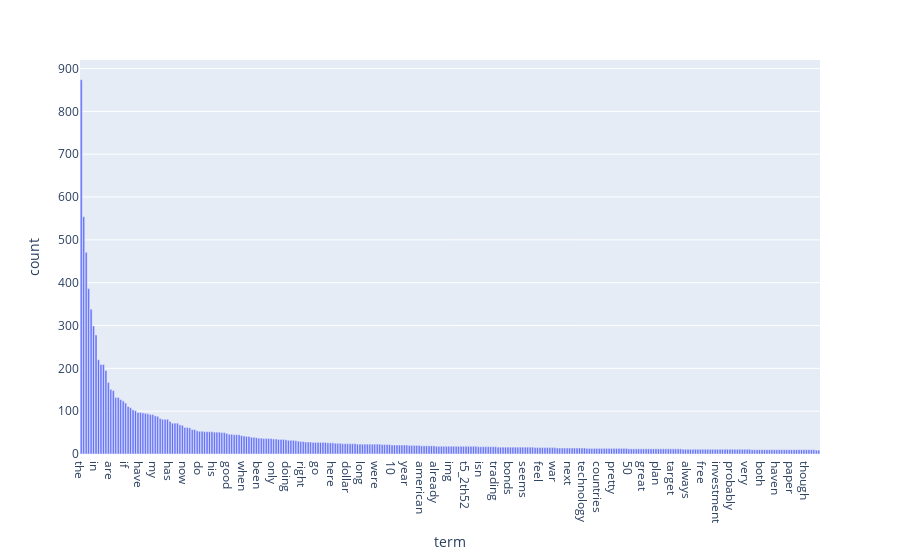

Notebook source saved alongside this figure:
### Markdown cell above
### >>> Exercise 14
Additionally, you can attempt to sort the terms on the `x-axis` by frequency instead of in alphabetical order. This way the visualization is more meaninfgul and you will be able to observe the so called [long tail](https://en.wikipedia.org/wiki/Long_tail) (get familiar with this term since it will appear a lot in data mining and other statistics courses). see picture below

![alt txt](https://upload.wikimedia.org/wikipedia/commons/thumb/8/8a/Long_tail.svg/1000px-Long_tail.svg.png)

### Code cell
# Answer here
voc_count_full = reddit_df_counts.sum(axis=0).A1
df_todraw = pd.DataFrame({
    "term": count_vect.get_feature_names_out(),
    "count": voc_count_full
})
df_sorted = df_todraw.sort_values("count", ascending=False, kind="mergesort", ignore_index=True)
fig = px.bar(df_sorted[:300], x='term', y='count') # Display the most frequent 300 terms
fig.show()

### Figure 1 — Plotly figure (JSON) as saved in the notebook; plotly's stock layout.template omitted (floating-point values rounded to 4 significant figures; data arrays with more than 128 entries replaced by an {"elided": "..."} marker saying what was removed)
{"data": [{"hovertemplate": "term=%{x}<br>count=%{y}<extra></extra>", "legendgroup": "", "marker": {"color": "#636efa", "pattern": {"shape": ""}}, "name": "", "orientation": "v", "showlegend": false, "textposition": "auto", "type": "bar", "x": {"elided": "300 str values"}, "xaxis": "x", "y": {"elided": "300 int values"}, "yaxis": "y"}], "layout": {"barmode": "relative", "legend": {"tracegroupgap": 0}, "margin": {"t": 60}, "xaxis": {"anchor": "y", "domain": [0, 1], "title": {"text": "term"}}, "yaxis": {"anchor": "x", "domain": [0, 1], "title": {"text": "count"}}}}
